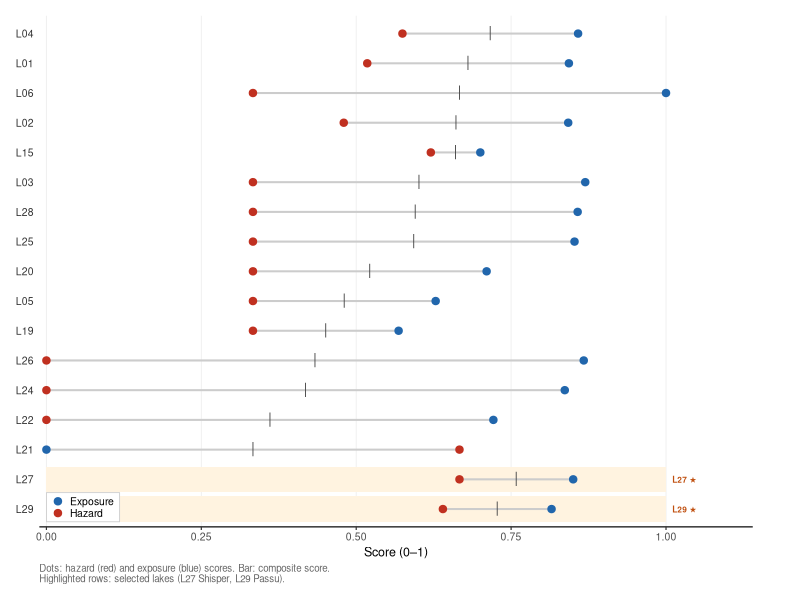
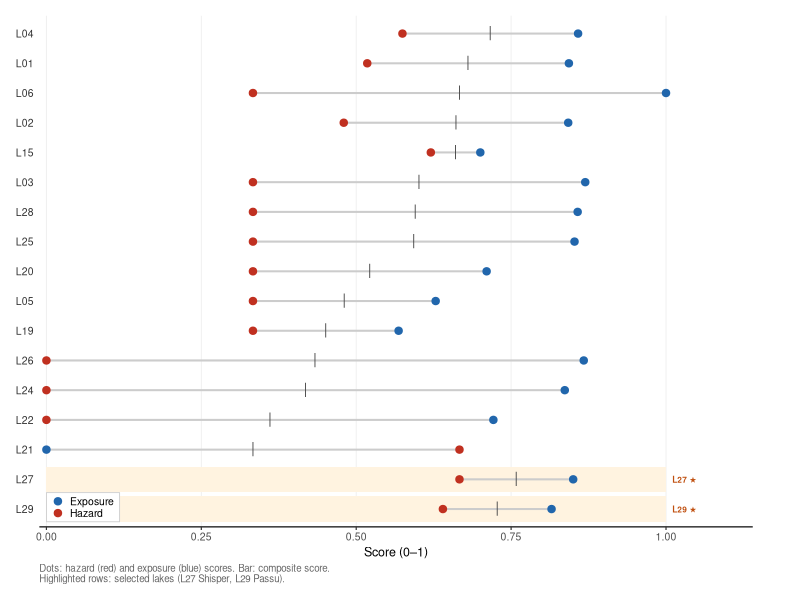

Write R code to recreate these figures, in order.

# ════════════════════════════════════════════════════════════════
# 04_fig04_priority_scoring.R
# Figure 4 — Priority Scoring Dumbbell Plot
# PURPOSE: Hazard score vs exposure score per lake, sorted by composite
# AUTHOR:  Ismail, Sadaf — GSAIS, Kyoto University
# DATE:    2026
#
# UPDATED (2026-08-21): supersedes 04_fig04_priority_scoring.R (moved to
# scripts/OLD/). Fix for R3.13: the previous version read
# data/processed/lake_priority_scores.csv, which used the four-indicator
# (tier-included) hazard composite and credited surge-type status to
# moraine-dammed lakes regardless of their own damming mechanism -- both
# since corrected. This version reads the corrected
# data/processed/lake_priority_scores.csv (three-indicator hazard
# composite; surge credit restricted to lakes that are themselves
# ice-dammed) produced by 14_priority_scoring.R, which must be run
# first. Column names also changed: composite_score -> final_score, and
# the old boolean `selected` column doesn't exist in the new CSV -- it's
# derived here as lake_id %in% c("L27","L29"). Under the corrected scoring
# L27 Shisper now ranks first (0.758) and L29 Passu second (0.728),
# reversing the previous order.
# ════════════════════════════════════════════════════════════════

# =============================================================================
# Fig 4 — Priority Scoring Dumbbell Plot
#          Hazard score vs exposure score per lake, sorted by composite
# Output: figures/fig04o_priority_scores.pdf  (84 mm wide, single-column)
# Input:  data/processed/lake_priority_scores.csv
# =============================================================================

library(ggplot2)
library(dplyr)
library(tidyr)
library(readr)

# ── 1. Load + sort by composite score ────────────────────────────────────────

df <- read_csv("data/processed/lake_priority_scores.csv",
               show_col_types = FALSE) |>
  mutate(selected = lake_id %in% c("L27", "L29")) |>
  arrange(final_score) |>
  mutate(label = factor(lake_id, levels = lake_id))

# ── 2. Long form for dots ─────────────────────────────────────────────────────

df_long <- df |>
  pivot_longer(
    cols      = c(hazard_score, exposure_score),
    names_to  = "score_type",
    values_to = "score"
  ) |>
  mutate(
    score_type = recode(score_type,
                        "hazard_score"   = "Hazard",
                        "exposure_score" = "Exposure")
  )

# ── 3. Colours ────────────────────────────────────────────────────────────────

col_hazard    <- "#C03020"   # red    — hazard
col_exposure  <- "#2166AC"   # blue   — exposure
col_connector <- "#CCCCCC"   # light grey connector line
col_composite <- "#444444"   # dark grey — composite tick
col_sel_bg    <- "#FFF3E0"   # highlight band for selected lakes

# ── 4. Plot ───────────────────────────────────────────────────────────────────

# Highlight bands for selected lakes
selected_lakes <- df |> filter(selected) |> pull(label)

p <- ggplot() +

  # Highlight band for selected lakes
  geom_tile(
    data = df |> filter(selected),
    aes(x = 0.5, y = label, width = 1, height = 0.85),
    fill = col_sel_bg, colour = NA
  ) +

  # Dumbbell connector (hazard to exposure)
  geom_segment(
    data = df,
    aes(x = hazard_score, xend = exposure_score,
        y = label, yend = label),
    colour = col_connector, linewidth = 0.7
  ) +

  # Composite score tick mark
  geom_point(
    data = df,
    aes(x = final_score, y = label),
    shape = 124,   # vertical bar
    size  = 3.5,
    colour = col_composite
  ) +

  # Hazard + exposure dots
  geom_point(
    data = df_long,
    aes(x = score, y = label, colour = score_type),
    size = 2.2
  ) +

  # Selected lake labels
  geom_text(
    data = df |> filter(selected),
    aes(x = 1.01, y = label,
        label = paste0(lake_id, " ★")),
    hjust = 0, size = 2.1, fontface = "bold",
    colour = "#C05010"
  ) +

  scale_colour_manual(
    values = c("Hazard" = col_hazard, "Exposure" = col_exposure),
    name   = NULL
  ) +
  scale_x_continuous(
    limits = c(0, 1.14),
    breaks = seq(0, 1, 0.25),
    expand = expansion(mult = c(0.01, 0))
  ) +

  labs(
    x       = "Score (0–1)",
    y       = NULL,
    caption = "Dots: hazard (red) and exposure (blue) scores. Bar: composite score.
Highlighted rows: selected lakes (L27 Shisper, L29 Passu)."
  ) +

  theme_classic(base_size = 9) +   # bumped from 7 for label legibility (R4.9)
  theme(
    legend.position      = c(0.01, 0.01),
    legend.justification = c(0, 0),
    legend.key.size      = unit(3, "mm"),
    legend.text          = element_text(size = 7.5),
    legend.background    = element_rect(fill = "white", colour = "#cccccc",
                                        linewidth = 0.3),
    legend.margin        = margin(2, 4, 2, 4),
    axis.text.y          = element_text(size = 7.5, colour = "#333333"),
    axis.text.x          = element_text(size = 7.5),
    axis.title.x         = element_text(size = 9),
    axis.line.y          = element_blank(),
    axis.ticks.y         = element_blank(),
    panel.grid.major.x   = element_line(colour = "#eeeeee", linewidth = 0.3),
    plot.caption         = element_text(size = 7, colour = "#666666",
                                        hjust = 0, margin = margin(t = 3)),
    plot.margin          = margin(4, 12, 4, 4, "mm"),
    plot.background      = element_rect(fill = "white", colour = NA),
    panel.background     = element_rect(fill = "white", colour = NA)
  )
OUT_DIR <- "C:/Users/sadaf/Documents/PPR3/figures"

# ── 5. Export ─────────────────────────────────────────────────────────────────

n_lakes <- nrow(df)
fig_h   <- max(60, n_lakes * 5.8)

ggsave(file.path(OUT_DIR, "fig04_v4_priority_scoring.png"), p,
       width = 84, height = fig_h, units = "mm",
       dpi = 800, bg = "white")

ggsave(file.path(OUT_DIR, "fig04_v4_priority_scoring.tiff"), p,
       width = 84, height = fig_h, units = "mm",
       dpi = 800, bg = "white", compression = "lzw")

cat("Done! Saved to", OUT_DIR, "\n")
